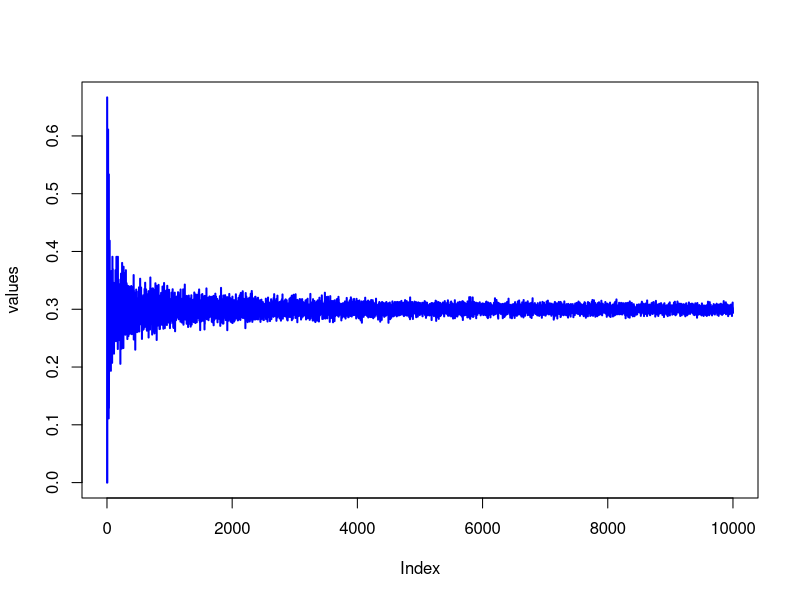
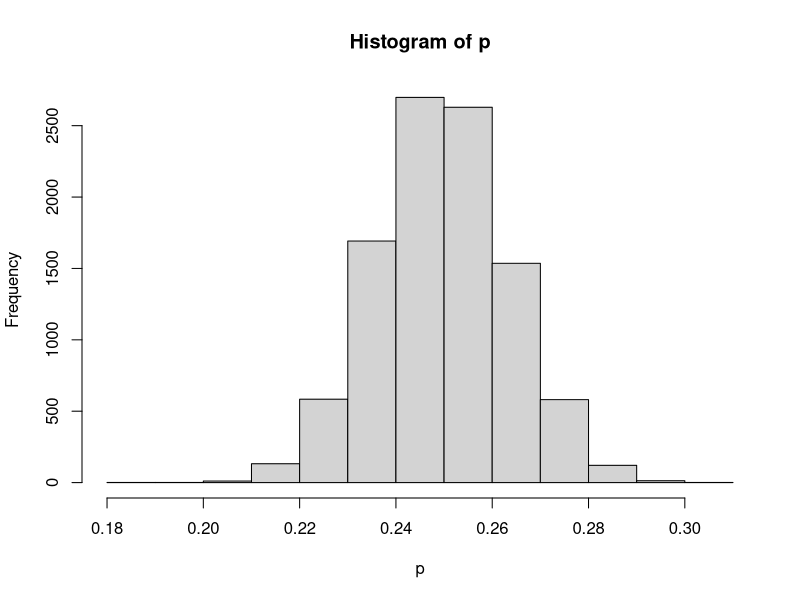
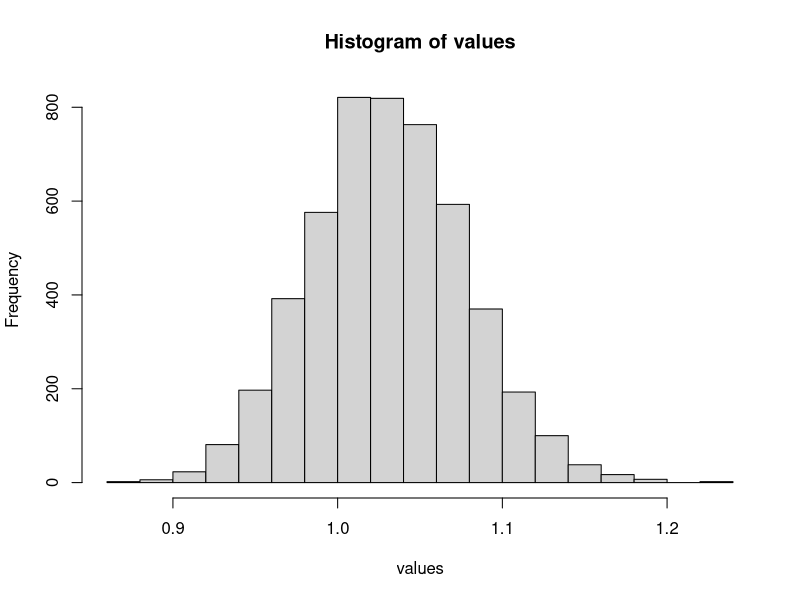
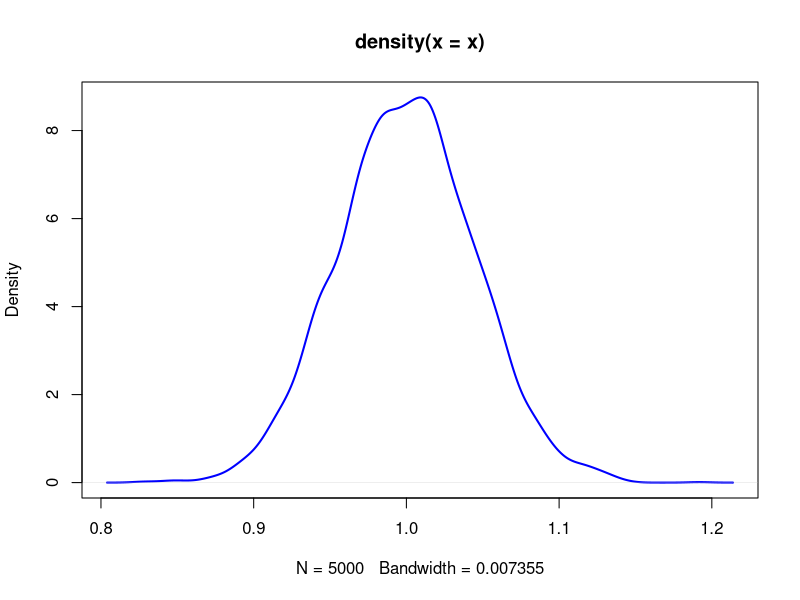
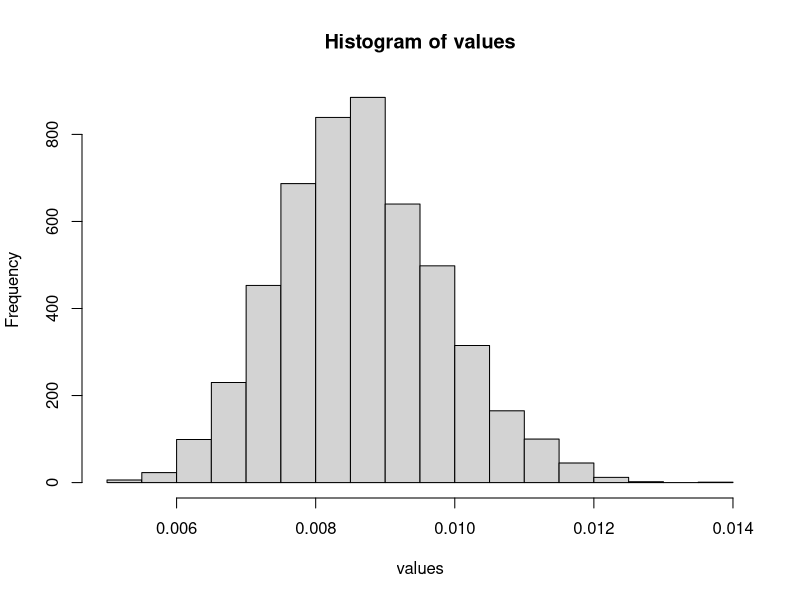
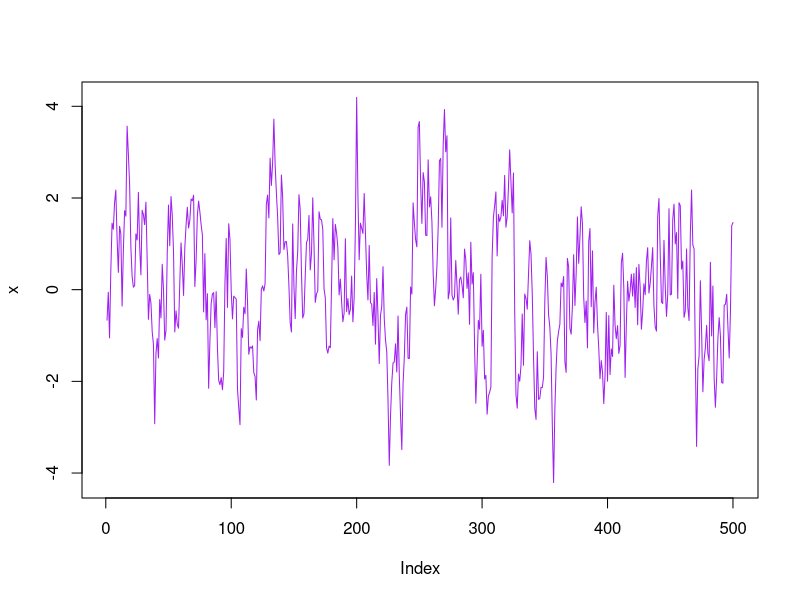
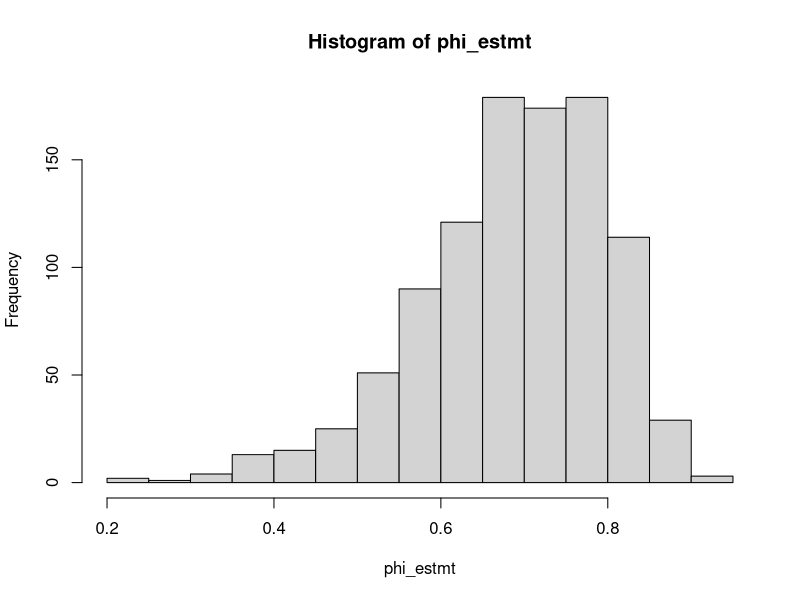
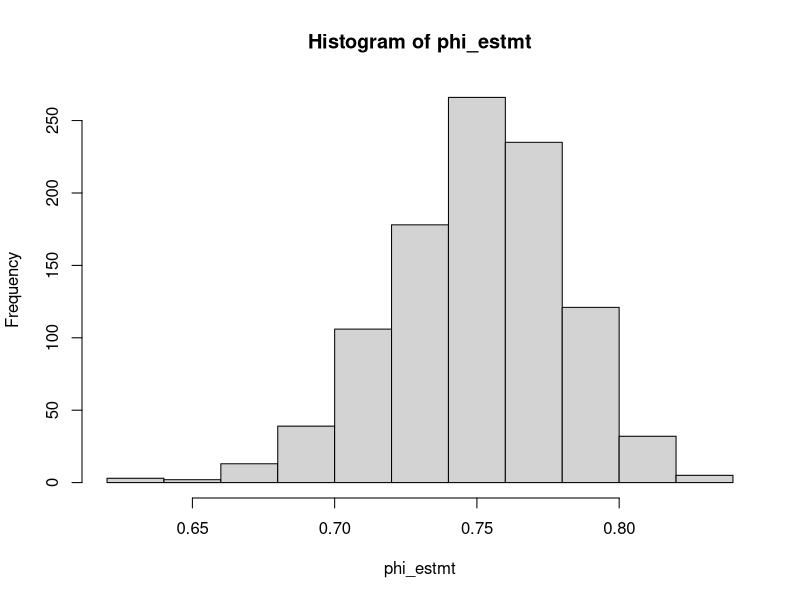

R code for these plots, in order:

#==== THURSDAY, 02/07/2019 =====================================================





#=== Illustrating the law of large numbers
n <- 10000
values <- rep(0, n)
theta = 0.3

for(i in 1:n){
  x = rbinom(i, 1, prob=theta)
  values[i] = mean(x)
}

plot(values, lwd = 2, type="l", col="blue")



#=== The Central Limit Theorem: distn of the estimator will approximate a
# normal distn. (For example, x_bar ~ Normal(mu, sigma^2/n))

# Make draws from a binomial distribution
m = 10000
n = 1000
theta = 0.25
x = rbinom(m,n,prob = theta)
p = x/n
hist(p)
# The histogram should be centered around 0.25 and look approx normal.
# We're creating the pt est for p






#=== The bootstrap: resampling from the data with replacment.

# The Universe, Mother nature, the tao, etc. gives a single statistician a
# sample of data.
n = 500
data = rexp(n = 500)  # data from an exponential distn

# Now the statistican uses the Bootstrap algorithm to approxmiate the sampling
# distribution
artDat <- list()
m = 5000
values = rep(0,m)

for(i in 1:m){
  
  artDat[[i]] = sample(data,n,replace = TRUE)
  values[i] = mean(artDat[[i]])
}

hist(values)
# Nice, this looks very close to looking normal.

x = rnorm(m, mean = 1, sd = 1/sqrt(500))
plot(density(x), lwd = 2, type = "l", col = "blue")




#=== TESTING AGAIN WITH THE GAMMA DISTN
n = 5000
data = rgamma(n, shape = 0.01, rate = 1)


for(i in 1:m){
  
  artDat[[i]] = sample(data,n,replace = TRUE)
  values[i] = mean(artDat[[i]])
}

hist(values)  # As n -> infinity the histogram becomes more normal






#=== NOW WITH TIME SERIES MODELING: BOOTSTRAPPING THE EPSILON TERMS
# x_t = (phi)*(x_{t-1}) + u_t   (the u vector is our epsilons)

phi = 0.7
n = 500
x = rep(0, n)

x[1] <- rnorm(1)
u <- rnorm(n)    # these are the epsilons

# This does the bootstrapping
for(t in 2:n){
  x[t] = phi * x[t-1] + u[t]
}

plot(x, col="purple", type = "l")


# Now hand the data to a statistician
Y <- x[2:n]
X <- x[1:(n-1)]

reg <- lm(Y ~ X)
reg
# In the regression, our pt estimate of phi is the slope value 
# (I got X 0.65774)   ---- this only gives one estimate, THAT'S WHY WE USE
# BOOTSTRAPPING: MANY ESTIMATES. HELL YA




#=== MONTE CARLO (then bootstrap) for estimating phi parameter of the series

sim_AR <- function(phi_hat, y0, size){
  y <- rep(0,size)
  y[1] <- phi_hat * y0 + rnorm(size)
  u = rnorm(size)
  
  for(t in 2:size){
    y[t] <- phi_hat * y[t-1] + u[t]
  }
  
  return(y)
}

n = 50   # this is the sample size
m = 1000   # this is the number of times we're estimating phi, generating the sampling distn histgrm
phi_estmt = rep(0, m)
phi_hat = coef(reg)[[2]]   # using the same regression as above
y0 = x[1]

for(i in 1:m){
  y_sim <- sim_AR(phi_hat, y0, n)
  Y <- y_sim[2:n]
  X <- y_sim[1:(n-1)]
  phi_estmt[i] <- coef(lm(Y ~ X))[[2]]
}

hist(phi_estmt)






#==== BOOTSTRAPPING ===========================================================
# much the same as monte carlo, but we don't assume a parametric distn for the epsilon germs
# Bootstrapping is better than monte carlo because MC assumes the data-generating
# mechanism, while bootstrapping lets the "data speak for themselves".

simAR1Bootstrap <- function(phi_hat, resids, y0, size){
  y <- rep(0,size)
  u <- sample(resids, size, replace = TRUE)
  y[1] <- phi_hat * y0 + u[1]

  for(t in 2:size){
    y[t] <- phi_hat * y[t-1] + u[t]
  }
  
  return(y)
}

n = 500   # this is the sample size
m = 1000   # this is the number of times we're estimating phi, generating the sampling distn histgrm
phi_estmt = rep(0, m)
phi_hat = coef(reg)[[2]]   # using the same regression as above
resids <- reg$residuals
y0 = x[1]

for(i in 1:m){
  y_sim <- simAR1Bootstrap(phi_hat, resids, y0, n)
  Y <- y_sim[2:n]
  X <- y_sim[1:(n-1)]
  phi_estmt[i] <- coef(lm(Y ~ X))[[2]]
}

hist(phi_estmt)










